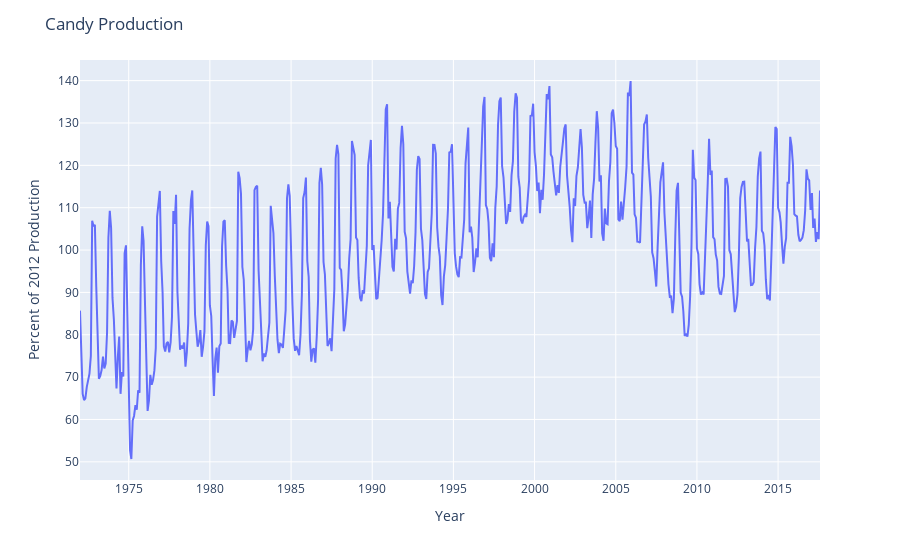

Notebook source saved alongside this figure:
### Code cell
fig = px.line(candy_df, 
              x='observation_date', 
              y='IPG3113N',
              labels={'IPG3113N': 'Percent of 2012 Production', 'observation_date': 'Year'})

fig.update_layout(title='Candy Production')

fig.show()

### Figure 1 — Plotly figure (JSON) as saved in the notebook; plotly's stock layout.template omitted (floating-point values rounded to 4 significant figures; data arrays with more than 128 entries replaced by an {"elided": "..."} marker saying what was removed)
{"data": [{"hovertemplate": "Year=%{x}<br>Percent of 2012 Production=%{y}<extra></extra>", "legendgroup": "", "line": {"color": "#636efa", "dash": "solid"}, "marker": {"symbol": "circle"}, "mode": "lines", "name": "", "orientation": "v", "showlegend": false, "type": "scatter", "x": {"elided": "548 str values"}, "xaxis": "x", "y": {"elided": "548 float values"}, "yaxis": "y"}], "layout": {"autosize": true, "legend": {"tracegroupgap": 0}, "margin": {"t": 60}, "title": {"text": "Candy Production"}, "xaxis": {"anchor": "y", "autorange": true, "domain": [0, 1], "range": ["1972-01-01", "2017-08-01"], "title": {"text": "Year"}, "type": "date"}, "yaxis": {"anchor": "x", "autorange": true, "domain": [0, 1], "range": [45.71, 144.9], "title": {"text": "Percent of 2012 Production"}, "type": "linear"}}}
